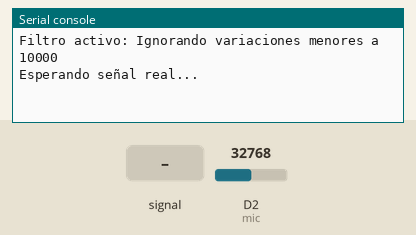
This program was run on a simulated CircuitPython board. On the bench: the last lines printed to the serial console. Inputs (shaded band) come from the test bench; at power-on: D2 (mic) = 32768 (analog values on the 0–65535 scale).

Above: at 1.2 s.
1.3 s: D2 (mic) fed a 200 Hz sine of ±5242 counts around its level
At 1.5 s:
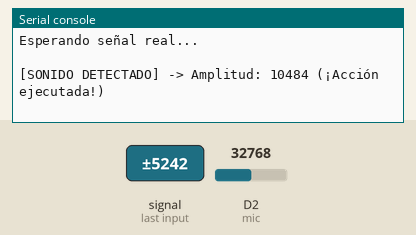
2.8 s: D2 (mic) set to 45874
At 3.4 s:
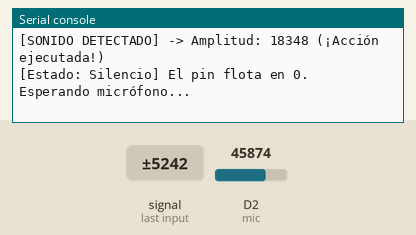
4.5 s: D2 (mic) fed a 1000 Hz sine of ±16383 counts around its level
At 4.69 s:
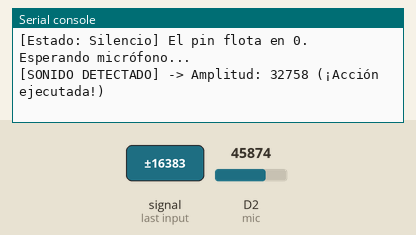
6.0 s: D2 (mic) set to 65535
At 6.8 s:
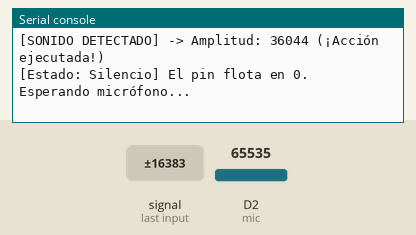
Timing chart, 0 to 8.5 s (numbered marks = the images above; inputs shaded):
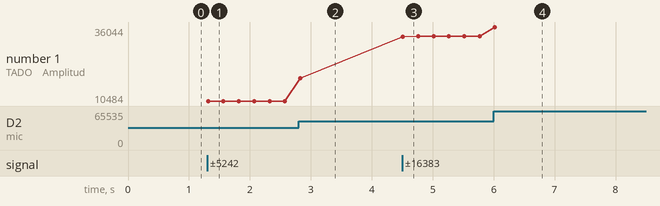

The program:

code.py
```python
import time
import board
import analogio

# Configuración del pin analógico D2
mic = analogio.AnalogIn(board.D2)

# UMBRAL DE RUIDO: El ruido flotante rara vez supera los 5000.
# Una palmada fuerte o hablar cerca del MAX4466 superará los 15000.
UMBRAL_SONIDO = 10000

print("=== SISTEMA DE DIAGNÓSTICO DEL MICRÓFONO INICIADO ===")
print(f"Filtro activo: Ignorando variaciones menores a {UMBRAL_SONIDO}")
print("Esperando señal real...\n")

ultimo_mensaje_silencio = 0

while True:
    valor_min = 65535
    valor_max = 0

    # Captura rápida de la onda durante 50 milisegundos
    tiempo_inicio = time.monotonic()
    while time.monotonic() - tiempo_inicio < 0.05:
        lectura = mic.value
        if lectura > valor_max:
            valor_max = lectura
        if lectura < valor_min:
            valor_min = lectura

    # Calcular la amplitud real detectada
    amplitud = valor_max - valor_min

    # CASO 1: El sonido supera el umbral
    if amplitud > UMBRAL_SONIDO:
        print(f"[SONIDO DETECTADO] -> Amplitud: {amplitud} (¡Acción ejecutada!)")
        time.sleep(0.2)  # Pausa breve para evitar repetir el mensaje instantáneamente

    # CASO 2: Silencio o ruido fantasma del pin flotante (Se ignora)
    else:
        # Imprime un recordatorio cada 3 segundos para ver que el código funciona
        if time.monotonic() - ultimo_mensaje_silencio > 3.0:
            print(
                f"[Estado: Silencio] El pin flota en {amplitud}. Esperando micrófono..."
            )
            ultimo_mensaje_silencio = time.monotonic()
```

Measured:
- after the input at 1.3 s, the serial console: prints a new line at once (image 1)
- after the input at 2.8 s, the serial console: prints a new line at once (image 2)
- after the input at 4.5 s, the serial console: prints a new line at once (image 3)
- after the input at 6.0 s, the serial console: prints a new line at once (image 4)
- plotted number 1: 10484 → 18348 after the input at 2.8 s, 18348 → 32766 after the input at 4.5 s, 32766 → 36044 after the input at 6.0 s
